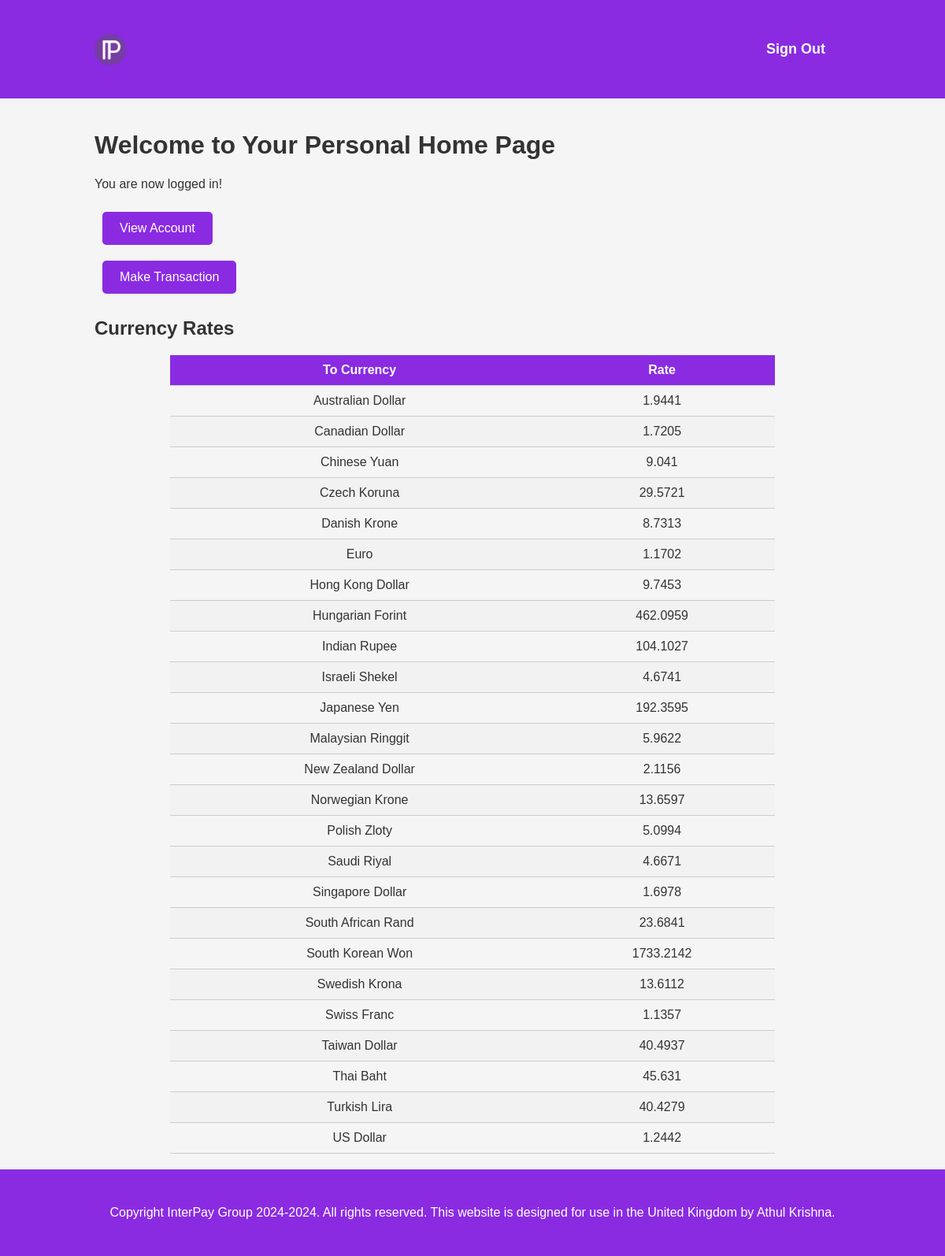
/LoginPersonalHome.php, run on the app's committed database.
### tables this page shows
CREATE TABLE Currency_Rate (
    exg_rate_id INTEGER PRIMARY KEY,
    to_cur TEXT NOT NULL,
    rate INTEGER NOT NULL
);

### LoginPersonalHome.php (the view, shortened to what this page needs)
<!DOCTYPE html>
<html lang="en">
<head>
    <link rel="stylesheet" type="text/css" href="styles.css">
</head>
<body>
    <?php include("NavBar2.php");
    include("db_conn.php"); ?>
    <div class="container">
        <?php
        if (isset($_SESSION['username'])) {
            $username = $_SESSION['username'];
            echo "<h1>Welcome, $username!</h1>";
            echo "<p>You are now logged in!</p>";
        } else {
            echo "<h1>Welcome to Your Personal Home Page</h1>";
            echo "<p>You are now logged in!</p>";
        }
        ?>
        <div>
            <a href="LoginPersonalAccountView.php" class="btn">View Account</a><br>
            <a href="LoginPersonalTransaction.php" class="btn">Make Transaction</a><br>
        </div>
        <h2>Currency Rates</h2>
        <table>
            <thead>
                <tr>
                    <th>To Currency</th>
                    <th>Rate</th>
                </tr>
            </thead>
            <tbody>
                <?php
                $query = "SELECT * FROM Currency_Rate";
                $statement = $conn->prepare($query);
                $statement->execute();
                $rates = $statement->fetchAll();
                if ($rates) {
                    foreach ($rates as $rate) {
                        echo "<tr>";
                        echo "<td>" . $rate['to_cur'] . "</td>";
                        echo "<td>" . $rate['rate'] . "</td>";
                        echo "</tr>";
                    }
                } else {
                    echo "<tr><td colspan='2'>No currency rates found.</td></tr>";
                }
                ?>
            </tbody>
        </table>
    </div>
    <?php include("Footer.php"); ?>
</body>
</html>

### NavBar2.php
<header>
    <div class="container container-header">
        <a href="Index.php" class="logo">
            <img src="ip.png" alt="Icon" width="40" height="40">
        </a>
        <nav class="navbar">
            <div class="nav-right">
                <a href="SignOut.php" class="btn btn">Sign Out</a>
            </div>
        </nav>
    </div>
</header>

### Footer.php
<footer>
    <div class="container">
        <p>Copyright InterPay Group 2024-2024. All rights reserved. This website is designed for use in the United Kingdom by Athul Krishna.</p>
    </div>
</footer>

### styles.css (style rules this page uses)
body { background-color: #f5f5f5; color: #333; font-family: Arial, sans-serif; margin: 0; padding: 0; }
.container { max-width: 960px; margin: 0 auto; padding: 20px; }
header { background-color: #8a2be2; color: #fff; padding: 10px 0; }
.container-header { display: flex; justify-content: space-between; align-items: center; }
.logo { text-decoration: none; color: #fff; font-weight: bold; font-size: 24px; }
.logo img { vertical-align: middle; margin-right: 10px; }
.nav-right { margin-left: auto; }
.nav-right a { margin-left: 20px; color: #fff; text-decoration: none; font-weight: bold; font-size: 18px; }
.btn { padding: 10px 20px; border: 2px solid #8a2be2; border-radius: 5px; cursor: pointer; transition: background-color 0.3s, color 0.3s; text-decoration: none; display: inline-block; margin: 10px; }
.btn-login, .btn-signup, .btn-help, .btn { background-color: #8a2be2; color: #fff; }
footer { background-color: #8a2be2; color: #fff; padding: 10px 0; text-align: center; position: flex; left: 0; bottom: 0; width: 100%; }
table { margin: 0 auto; border-collapse: collapse; width: 80%; }
thead { background-color: #8a2be2; color: #fff; }
thead th, tbody td { padding: 10px; border-bottom: 1px solid #ccc; text-align: center; }
tbody tr:nth-child(even) { background-color: #f2f2f2; }

### data on the page
currency_rate: to_cur "Australian Dollar", rate "1.9441"
currency_rate: to_cur "Canadian Dollar", rate "1.7205"
currency_rate: to_cur "Chinese Yuan", rate "9.041"
currency_rate: to_cur "Czech Koruna", rate "29.5721"
currency_rate: to_cur "Danish Krone", rate "8.7313"
currency_rate: to_cur "Euro", rate "1.1702"
currency_rate: to_cur "Hong Kong Dollar", rate "9.7453"
currency_rate: to_cur "Hungarian Forint", rate "462.0959"
currency_rate: to_cur "Indian Rupee", rate "104.1027"
currency_rate: to_cur "Israeli Shekel", rate "4.6741"
currency_rate: to_cur "Japanese Yen", rate "192.3595"
currency_rate: to_cur "Malaysian Ringgit", rate "5.9622"
currency_rate: to_cur "New Zealand Dollar", rate "2.1156"
currency_rate: to_cur "Norwegian Krone", rate "13.6597"
currency_rate: to_cur "Polish Zloty", rate "5.0994"
currency_rate: to_cur "Saudi Riyal", rate "4.6671"
currency_rate: to_cur "Singapore Dollar", rate "1.6978"
currency_rate: to_cur "South African Rand", rate "23.6841"
currency_rate: to_cur "South Korean Won", rate "1733.2142"
currency_rate: to_cur "Swedish Krona", rate "13.6112"
currency_rate: to_cur "Swiss Franc", rate "1.1357"
currency_rate: to_cur "Taiwan Dollar", rate "40.4937"
currency_rate: to_cur "Thai Baht", rate "45.631"
currency_rate: to_cur "Turkish Lira", rate "40.4279"
currency_rate: to_cur "US Dollar", rate "1.2442"
